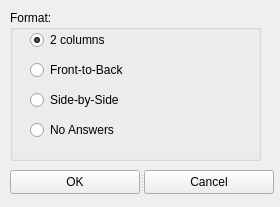
<ui version="4.0" >
 <class>formatdlg</class>
 <widget class="QWidget" name="formatdlg" >
  <property name="geometry" >
   <rect>
    <x>0</x>
    <y>0</y>
    <width>280</width>
    <height>207</height>
   </rect>
  </property>
  <property name="minimumSize" >
   <size>
    <width>270</width>
    <height>200</height>
   </size>
  </property>
  <property name="windowTitle" >
   <string>Print format</string>
  </property>
  <widget class="QSplitter" name="splitter1" >
   <property name="geometry" >
    <rect>
     <x>10</x>
     <y>170</y>
     <width>264</width>
     <height>24</height>
    </rect>
   </property>
   <property name="orientation" >
    <enum>Qt::Horizontal</enum>
   </property>
   <widget class="QPushButton" name="OK" >
    <property name="text" >
     <string>OK</string>
    </property>
   </widget>
   <widget class="QPushButton" name="Cancel" >
    <property name="text" >
     <string>Cancel</string>
    </property>
   </widget>
  </widget>
  <widget class="QGroupBox" name="groupBox" >
   <property name="geometry" >
    <rect>
     <x>10</x>
     <y>10</y>
     <width>251</width>
     <height>151</height>
    </rect>
   </property>
   <property name="title" >
    <string>Format:</string>
   </property>
   <widget class="QRadioButton" name="noanswerbutton" >
    <property name="geometry" >
     <rect>
      <x>20</x>
      <y>110</y>
      <width>107</width>
      <height>20</height>
     </rect>
    </property>
    <property name="text" >
     <string>No Answers</string>
    </property>
   </widget>
   <widget class="QRadioButton" name="sidebysidebutton" >
    <property name="geometry" >
     <rect>
      <x>20</x>
      <y>80</y>
      <width>110</width>
      <height>20</height>
     </rect>
    </property>
    <property name="text" >
     <string>Side-by-Side</string>
    </property>
   </widget>
   <widget class="QRadioButton" name="fronttobackbutton" >
    <property name="geometry" >
     <rect>
      <x>20</x>
      <y>50</y>
      <width>110</width>
      <height>20</height>
     </rect>
    </property>
    <property name="text" >
     <string>Front-to-Back</string>
    </property>
   </widget>
   <widget class="QRadioButton" name="twocolumnbutton" >
    <property name="geometry" >
     <rect>
      <x>20</x>
      <y>20</y>
      <width>90</width>
      <height>20</height>
     </rect>
    </property>
    <property name="text" >
     <string>2 columns</string>
    </property>
    <property name="checked" >
     <bool>true</bool>
    </property>
   </widget>
  </widget>
 </widget>
 <layoutdefault spacing="6" margin="11" />
 <pixmapfunction>qPixmapFromMimeSource</pixmapfunction>
 <resources/>
 <connections>
  <connection>
   <sender>OK</sender>
   <signal>clicked()</signal>
   <receiver>formatdlg</receiver>
   <slot>OK_clicked()</slot>
   <hints>
    <hint type="sourcelabel" >
     <x>20</x>
     <y>20</y>
    </hint>
    <hint type="destinationlabel" >
     <x>20</x>
     <y>20</y>
    </hint>
   </hints>
  </connection>
  <connection>
   <sender>Cancel</sender>
   <signal>clicked()</signal>
   <receiver>formatdlg</receiver>
   <slot>close()</slot>
   <hints>
    <hint type="sourcelabel" >
     <x>20</x>
     <y>20</y>
    </hint>
    <hint type="destinationlabel" >
     <x>20</x>
     <y>20</y>
    </hint>
   </hints>
  </connection>
 </connections>
</ui>
